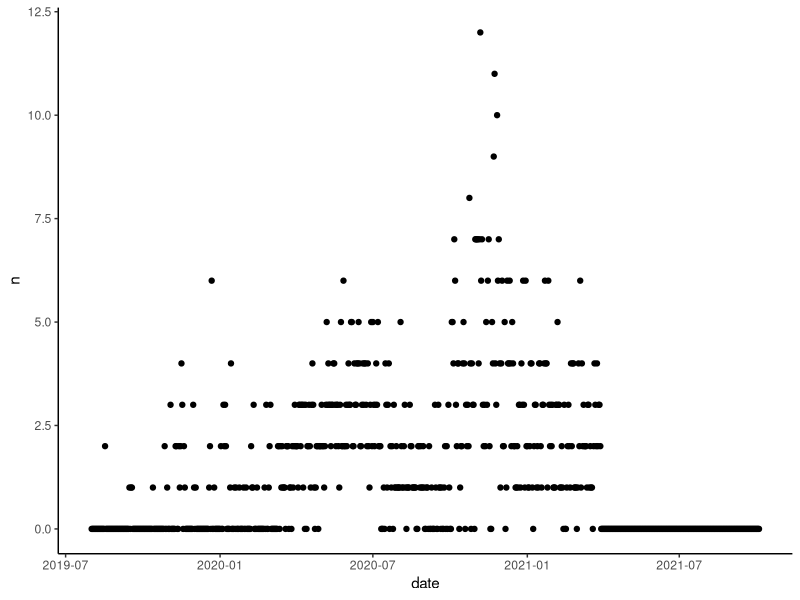
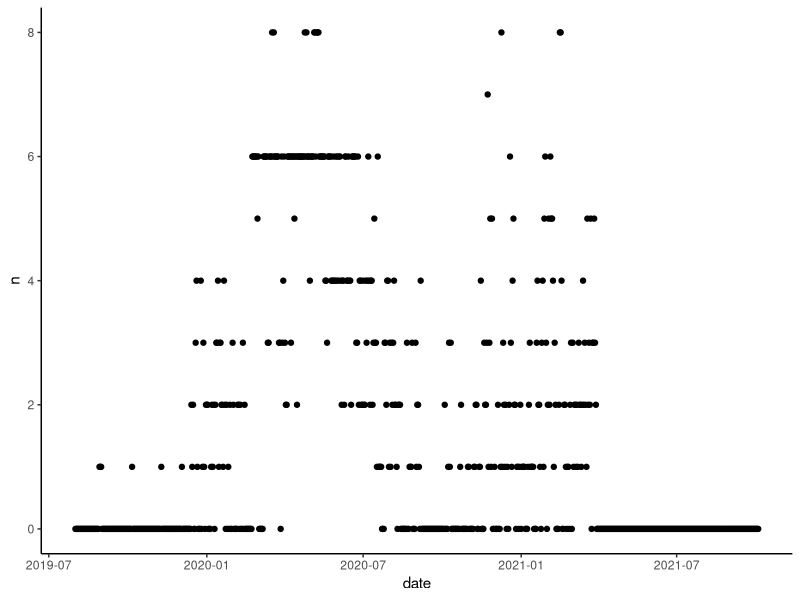

Write R code to recreate these figures, in order.
###import and clean data
library(tidyverse)
df <- readxl::read_xlsx("raw_data/Hart Farm Ag Log Excerpt.xlsx")
head(df)


## Get Dates from excel format.

df[,1]
tail(df[,1])

dates <- as.data.frame(df[,1])
dates <- as.numeric(dates[1:nrow(dates),])

library(lubridate)
as.Date('1899-12-30') + days(dates)
df$date <- as.Date('1899-12-30') + days(dates)
head(df)

## just get squirrels
squirrel.id <- which(df[3,1:56]=="Squirrel") #13

sq <- df %>% select(date, n = squirrel.id)
sq <- sq[4:nrow(sq),]

head(sq)
sq$n <- ifelse(is.na(sq$n), 0, as.numeric(sq$n))

head(sq)

ggplot(sq, aes(x=date,y=n)) + geom_point()+
  theme_classic()

## just get cardinals

card.id <- which(df[3,1:56]=="Cardinal") #13

cd <- df %>% select(date, n = card.id)
cd <- cd[4:nrow(cd),]

head(cd)
cd$n <- ifelse(is.na(cd$n), 0, as.numeric(cd$n))

head(cd)

ggplot(cd, aes(x=date,y=n)) + geom_point()+
  theme_classic()




